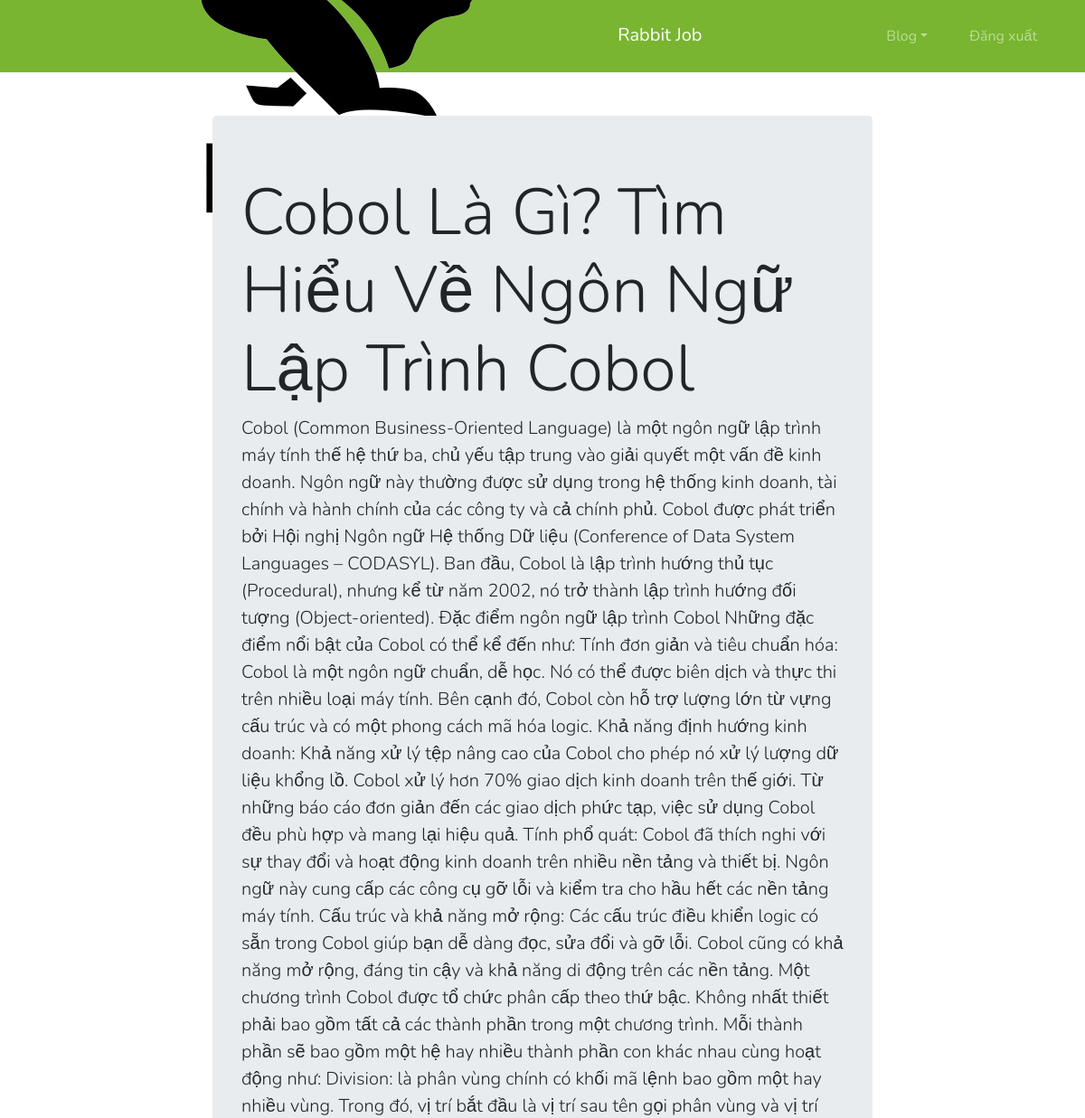
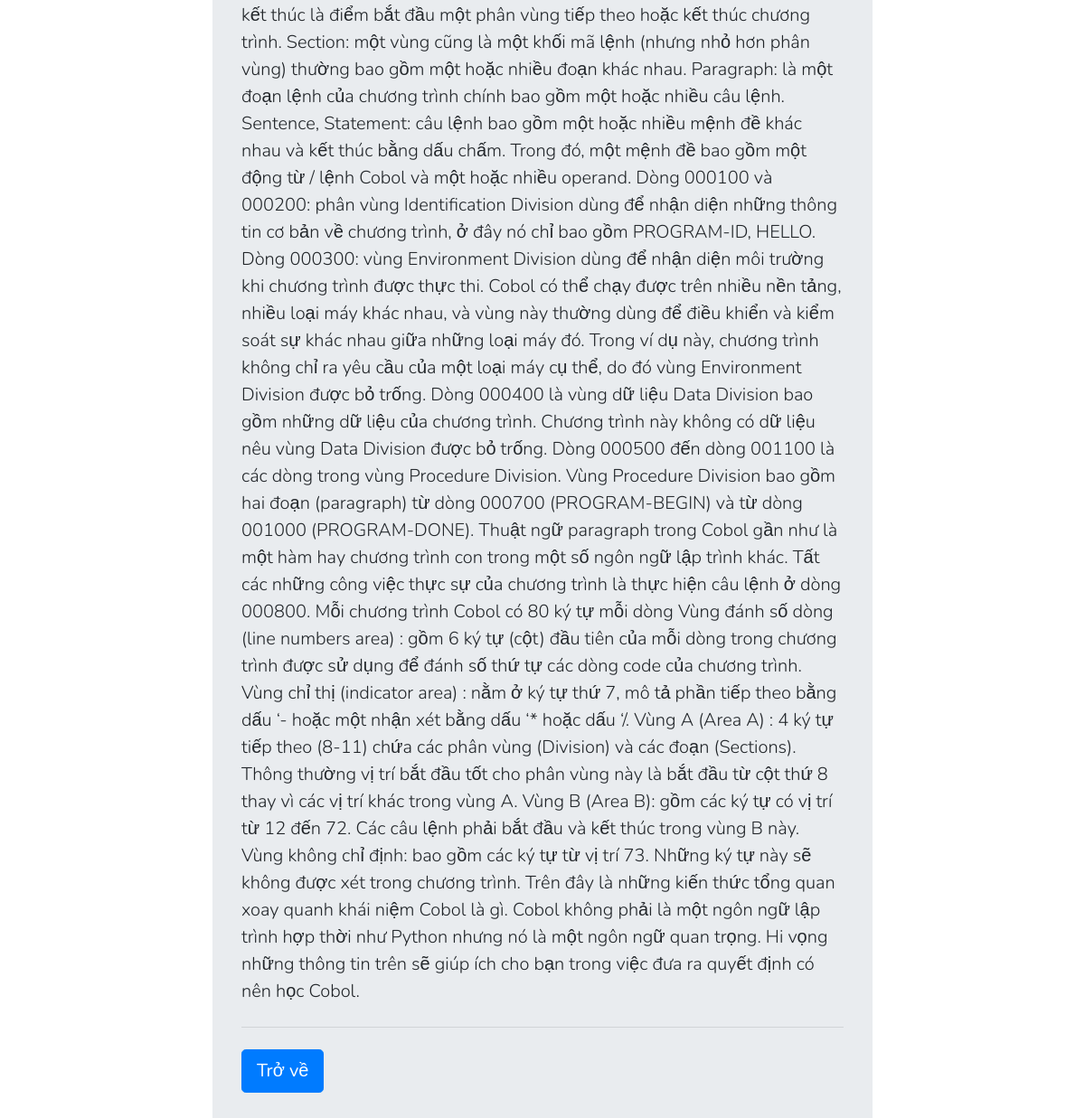
/poster/post.php?postid=3 (signed in), run on the app's committed database (2 pictures, top to bottom).
### tables this page shows
CREATE TABLE `posts` (
  `post_id` int(11) NOT NULL,
  `account_id` int(11) DEFAULT NULL,
  `title` varchar(255) DEFAULT NULL,
  `body` text DEFAULT NULL,
  `visible` tinyint(1) NOT NULL,
  `updated_at` datetime DEFAULT current_timestamp(),
  `created_at` datetime NOT NULL DEFAULT current_timestamp(),
  `post_img` varchar(100) NOT NULL
);

### poster/post.php (the view, shortened to what this page needs)
<?php
require_once 'includes/header.inc.php';
?>
<?php
$errors = '';
$postId = $_GET['postid'] ?? '';
if (isset($postId) && !empty($postId)) {
  $post = findWhere('posts', 'post_id', $postId, 1, $_SESSION['id_user']);
} else {
  $errors = "Post not found.";
}
?>
<div class="container mt-5">
  <div class="row">
    <?php if ($errors != '') : ?>
      <div class="col-md-10 offset-md-1 mt-5 text-center">
        <div class="jumbotron">
          <h1 class="display-3 text-danger">Private Post</h1>
          <p class="lead">you can not access this post. this post is someone's private post.</p>
          <hr class="my-4">
          <p class="lead">
            <?php
              $link = str_replace("post.php", "index.php", $_SERVER["PHP_SELF"]);
              ?>
            <a class="btn btn-primary btn-lg" href="<?= $link ?>" role="button">BACK TO MAIN PAGE</a>
          </p>
        </div>
      </div>
    <?php else : ?>
      <div class="col-md-8 offset-md-2 col-sm-10 offset-sm-1">
        <div class="jumbotron">
          <h1 class="display-3"><?= $post['title'] ?>
          </h1>
          <p class="lead"><?= $post['body'] ?>
          </p>
          <hr class="my-4">
          <p class="lead text-justify">
            <?php $link = str_replace("post.php", "index.php", $_SERVER["PHP_SELF"]); ?>
            <a class="btn btn-primary btn-lg" href="<?= $link ?>" role="button">Trở về</a>
          </p>
        </div>
      </div>
    <?php endif; ?>
  </div>
</div>
<?php
require_once 'includes/footer.inc.php';

### poster/includes/header.inc.php (style rules this page uses)
* { -webkit-box-sizing: border-box; box-sizing: border-box; font-family: 'Nunito', sans-serif; }

### data on the page
posts: title "Cobol Là Gì? Tìm Hiểu Về Ngôn Ngữ Lập Trình Cobol", body "Cobol (Common Business-Oriented Language) là một ngôn ngữ lập trình máy tính thế hệ thứ ba, chủ yếu tập trung vào giải quyết một vấn đề kinh doanh. Ngôn ngữ này thường được sử dụng trong hệ thống kinh doanh, tài chính và hành chính của các công ty và cả chính phủ. Cobol được phát triển bởi Hội nghị Ngôn ngữ Hệ thống Dữ liệu (Conference of Data System Languages – CODASYL). Ban đầu, Cobol là lập trình hướng thủ tục (Procedural), nhưng kể từ năm 2002, nó trở thành lập trình hướng đối tượng (Object-oriented). Đặc điểm ngôn ngữ lập trình Cobol Những đặc điểm nổi bật của Cobol có thể kể đến như: Tính đơn giản và tiêu chuẩn hóa: Cobol là một ngôn ngữ chuẩn, dễ học. Nó có thể được biên dịch và thực…"
